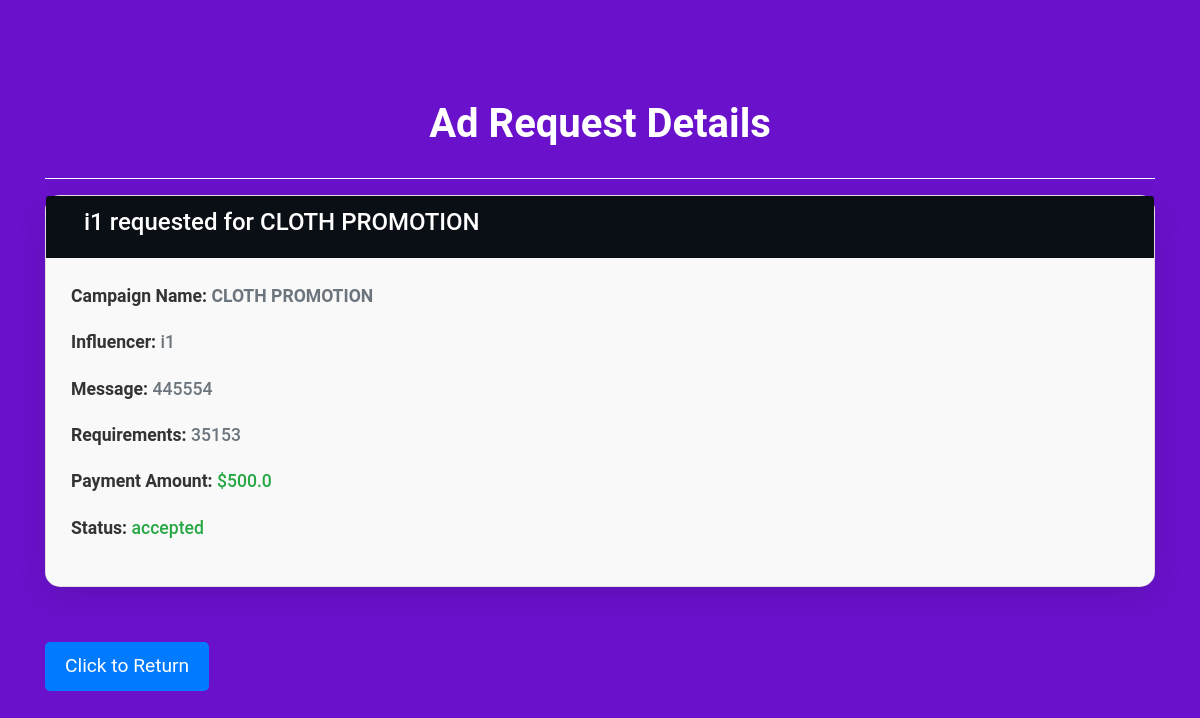
The app's page /ad_request_detail/1 (signed in) with its own data.
### app.py (models this page shows)
class User(db.Model, UserMixin):
    id = db.Column(db.Integer, primary_key=True)
    username = db.Column(db.String(150), unique=True, nullable=False)
    password = db.Column(db.String(150), nullable=False)
    role = db.Column(db.String(50), nullable=False)  # sponsor, influencer
    plateforms=db.Column(db.String(50), default="")#------for influencer
    followers=db.Column(db.String(50), default="")#--------for influencer
    is_blocked=db.Column(db.Boolean, default=False)#-------for influencer

class Campaign(db.Model):
    id = db.Column(db.Integer, primary_key=True)
    name = db.Column(db.String(150), nullable=False)
    description = db.Column(db.Text, nullable=False)
    start_date = db.Column(db.Date, nullable=False)
    end_date = db.Column(db.Date, nullable=False)
    budget = db.Column(db.Float, nullable=False)
    visibility = db.Column(db.String(50), nullable=False)  # public or private
    goals = db.Column(db.String(150), nullable=False)
    sponsor_id = db.Column(db.Integer, db.ForeignKey('user.id'), nullable=False)
    sponsor = db.relationship('User', foreign_keys=[sponsor_id])
    selected_influencers = db.Column(db.String, default="")  # Comma separated list of influencer IDs

class AdRequest(db.Model):
    id = db.Column(db.Integer, primary_key=True)
    campaign_id = db.Column(db.Integer, db.ForeignKey('campaign.id'), nullable=False)
    influencer_id = db.Column(db.Integer, db.ForeignKey('user.id'), nullable=False)
    sponser_id = db.Column(db.Integer, db.ForeignKey('user.id'), nullable=False)
    messages = db.Column(db.Text, nullable=True)
    requirements = db.Column(db.Text, nullable=False)
    payment_amount = db.Column(db.Float, nullable=False)
    status = db.Column(db.String(50), nullable=False)  # Pending, Accepted, Rejected
    campaign = db.relationship('Campaign', backref='campain')
    customer = db.relationship('User', foreign_keys=[influencer_id])
    sponser = db.relationship('User', foreign_keys=[sponser_id])

### app.py (the view)
@app.route('/ad_request_detail/<int:ad_request_id>')
@login_required
def ad_request_detail(ad_request_id):
    ad_request = AdRequest.query.get_or_404(ad_request_id)
    return render_template('ad_request_detail.html', ad_request=ad_request)

### app.py (called while the page is built)
@login_manager.user_loader
def load_user(user_id):
    return User.query.get(int(user_id))

### templates/ad_request_detail.html (shortened to what this page needs)
<!DOCTYPE html>
<html lang="en">
<head>
    <link href="https://cdnjs.cloudflare.com/ajax/libs/bootstrap/4.5.2/css/bootstrap.min.css" rel="stylesheet">
</head>
<body>
<div class="container">
    <h2>Ad Request Details</h2>
    <hr>
    <div class="card">
        <div class="card-header">
            <h4> &nbsp; &nbsp;{{ ad_request.customer.username }} requested for {{ ad_request.campaign.name }}</h4>
        </div>
        <div class="card-body">
            <p><strong>Campaign Name:</strong> <span class="text-muted" ><strong>{{ ad_request.campaign.name }}</strong></span></p>
            <p><strong>Influencer:</strong> <span class="text-muted">{{ ad_request.customer.username }}</span></p>
            <p><strong>Message:</strong> <span class="text-muted">{{ ad_request.messages or 'No message provided' }}</span></p>
            <p><strong>Requirements:</strong> <span class="text-muted">{{ ad_request.requirements or 'No specific requirements' }}</span></p>
            <p><strong>Payment Amount:</strong> <span class="text-success">${{ ad_request.payment_amount }}</span></p>
            <p><strong>Status:</strong> <span class="text-success">{{ ad_request.status }}</span></p>
        </div>
    </div>
    <a href="{{ url_for('sponsor_dashboard') }}" class="back-btn">Click to Return</a>
</div>
</body>
</html>

### templates/ad_request_detail.html (style rules this page uses)
body { background: #6a11cb; font-family: 'Roboto', sans-serif; color: #fff; padding-top: 50px; }
.container { margin-top: 50px; }
h2 { font-size: 2.5rem; color: #fff; font-weight: 700; text-align: center; margin-bottom: 30px; }
hr { border-top: 1px solid #fff; }
.card { border-radius: 15px; box-shadow: 0 10px 30px rgba(0, 0, 0, 0.1); margin-bottom: 30px; background: #fff; color: #333; }
.card-header { background: #0a0f15; color: #fff; font-weight: bold; border-radius: 15px 15px 0 0; font-size: 1.4rem; }
.card-body { background-color: #f9f9f9; border-radius: 0 0 15px 15px; padding: 25px; }
.card-body p { font-size: 1.1rem; color: #333; margin-bottom: 20px; font-weight: 500; }
.text-muted { color: #6c757d; }
.text-success { color: #28a745; }
.back-btn { display: inline-block; font-size: 1.2rem; margin-top: 25px; text-decoration: none; padding: 10px 20px; border-radius: 5px; background: #007bff; color: #fff; transition: background 0.3s ease; }

### records on screen
User: customer.username "i1"
Campaign: campaign.name "CLOTH PROMOTION"
AdRequest: messages "445554", requirements "35153", payment_amount "500.0", status "accepted"
